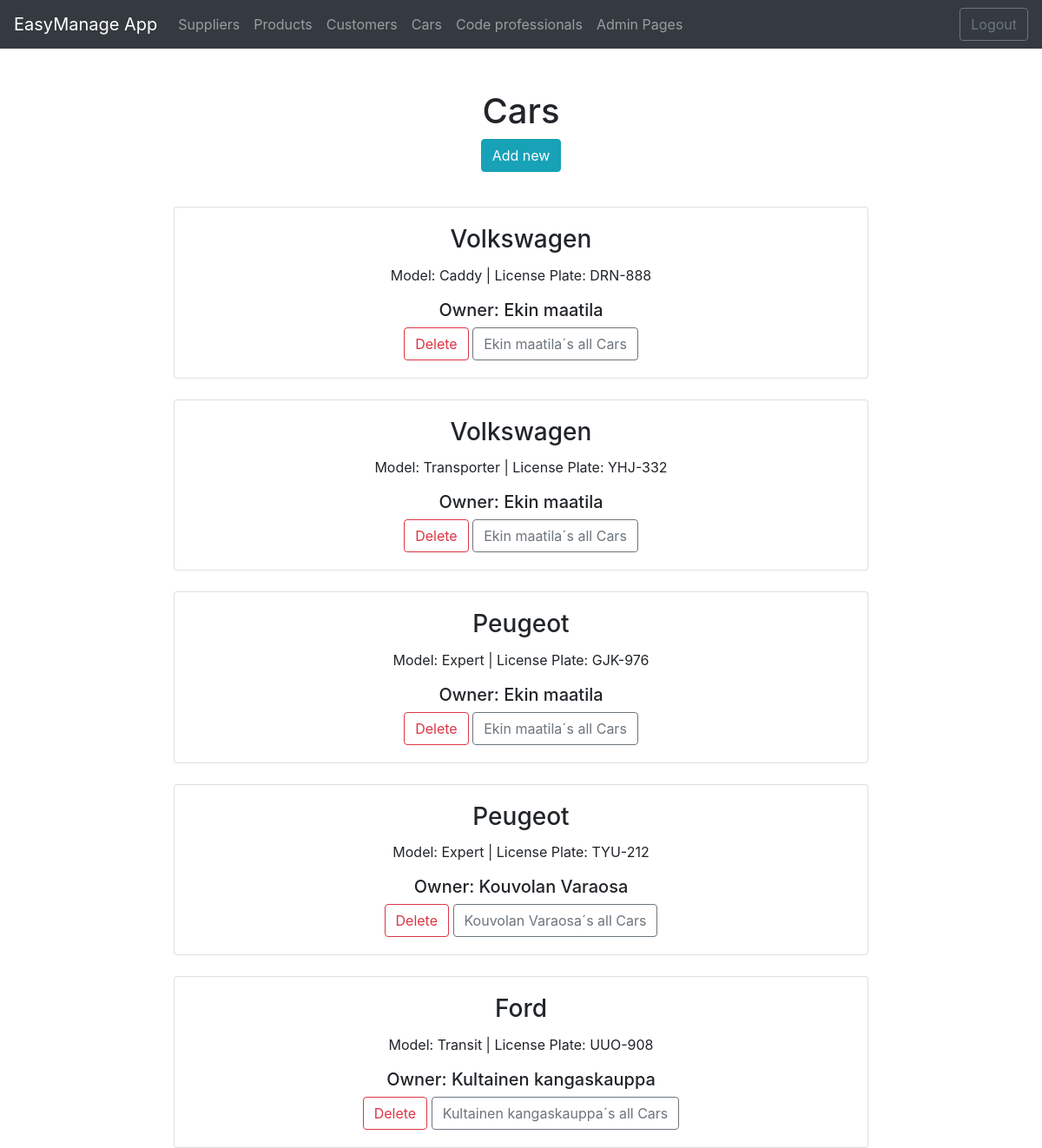
Screenshot of /cars/ (signed in) with the database file from the repository.
### app/models.py (models this page shows, shortened)
class Car(models.Model):
    brand = models.CharField(max_length= 30, default="toyota")
    model = models.CharField(max_length= 30, default="yaris")
    licenseplate = models.CharField(max_length= 50, default=3)
    owner = models.ForeignKey(Supplier, on_delete=models.CASCADE)

class Supplier(models.Model):
    companyname = models.CharField(max_length= 50, default="firma")
    contactname = models.CharField(max_length= 50, default="firma")
    address = models.CharField(max_length= 100, default="firma")
    phone = models.CharField(max_length= 20, default="firma")
    email = models.CharField(max_length= 50, default="firma")
    country = models.CharField(max_length= 50, default="firma")

### app/views.py (the view)
# urls.py: path('cars/', carlistview),
def carlistview(request):
    if not request.user.is_authenticated:
         return render(request, 'loginpage.html')
    else:
        carlist = Car.objects.all()
        supplierlist = Supplier.objects.all()
        context = {'cars': carlist, 'suppliers': supplierlist}
        return render (request,"carlist.html",context)

### app/templates/carlist.html (shortened to what this page needs)
{% extends 'index.html' %}
{% block content %}
<br />
<br />
<h1>Cars</h1>
<button id="add-btn" onclick="showaddform()" class="btn btn-info">Add new</button>
{% for r in cars %}
<br>
<div class="card" style="width: 50rem;">
    <div class="card-body">
        <h3 class="card-title">{{r.brand}} </h3>
        <p class="card-text">Model: {{r.model}} | License Plate: {{r.licenseplate}}</p>
        <h5 class="card-text">Owner: {{r.owner.companyname}}</h5>
        <a href="/confirm-delete-car/{{r.id}}/" class="btn btn-outline-danger">Delete</a>
        <a href="/cars-by-supplier/{{r.owner.id}}/" class="btn btn-outline-secondary">{{r.owner.companyname}}´s all
            Cars</a>
    </div>
</div>
{% empty %}
<div class="card" style="width: 50rem;">
    <div class="card-body">
        <p class="card-text">No cars found in the database </p>
    </div>
</div>
{%endfor%}
{% endblock %}

### rows the page displays
Car: brand "Volkswagen", model "Caddy", licenseplate "DRN-888", owner.companyname "Ekin maatila"
Car: brand "Volkswagen", model "Transporter", licenseplate "YHJ-332", owner.companyname "Ekin maatila"
Car: brand "Peugeot", model "Expert", licenseplate "GJK-976", owner.companyname "Ekin maatila"
Car: brand "Peugeot", model "Expert", licenseplate "TYU-212", owner.companyname "Kouvolan Varaosa"
Car: brand "Ford", model "Transit", licenseplate "UUO-908", owner.companyname "Kultainen kangaskauppa"
